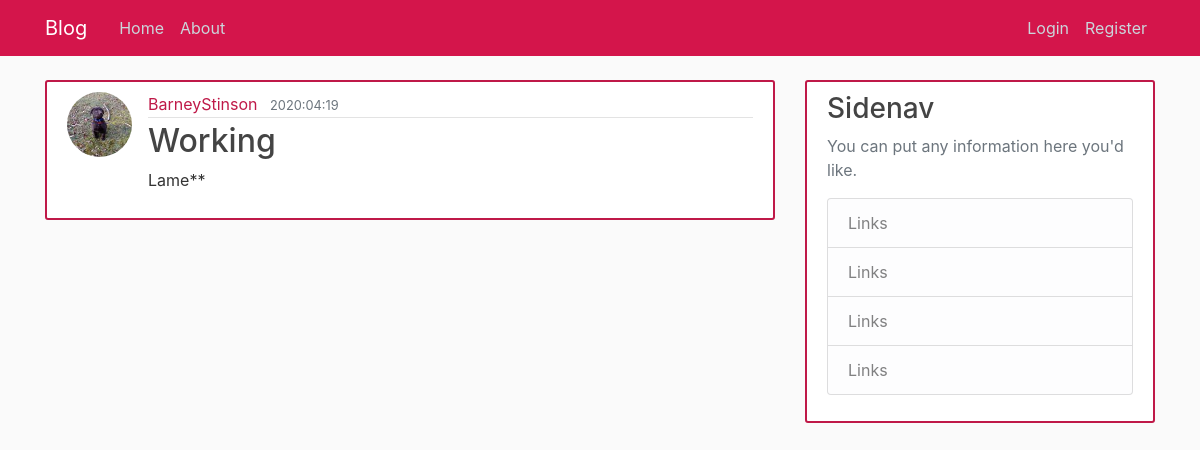
Screenshot of /post/2 with the database file from the repository.
### flaskblog/models.py (models this page shows, shortened)
class User(db.Model, UserMixin):
    id = db.Column(db.Integer, primary_key=True)
    username = db.Column(db.String(20), unique=True, nullable=False)
    email = db.Column(db.String(120), unique=True, nullable=False)
    image_file = db.Column(db.String(20), nullable=False, default='default.jpg')
    password = db.Column(db.String(60), nullable=False)
    posts = db.relationship('Post', backref='author', lazy=True)

class Post(db.Model):
    id = db.Column(db.Integer, primary_key=True)
    title = db.Column(db.String(100), nullable=False)
    date_posted = db.Column(db.DateTime, nullable=False, default=datetime.utcnow)
    content = db.Column(db.Text, nullable=False)
    user_id = db.Column(db.Integer, db.ForeignKey('user.id'), nullable=False)

### flaskblog/posts/routes.py (the view)
@posts.route("/post/<int:post_id>")
def single_post(post_id):
    post = Post.query.get_or_404(post_id)
    return render_template('post.html', title=post.title, post=post)

### flaskblog/templates/post.html (shortened to what this page needs)
{% extends "layout.html" %}
{% block content %}
    <article class="media content-section">
       <img class="rounded-circle article-img"
            src="{{url_for('static', filename='profile_pics/' + post.author.image_file)}}"/>
      <div class="media-body">
        <div class="article-metadata">
          <a class="mr-2" href="{{url_for('users.user_posts',username=post.author.username)}}">{{ post.author.username }}</a>
          <small class="text-muted">{{ post.date_posted.strftime('%Y:%m:%d') }}</small>
        </div>
        <h2>{{ post.title }}</h2>
        <p class="article-content">{{ post.content }}</p>
      </div>
    </article>
{% endblock content %}

### flaskblog/static/main.css (style rules this page uses)
body { background: #fafafa; color: #333333; margin-top: 5rem; }
h1, h2, h3, h4, h5, h6 { color: #444444; }
.content-section { background: #ffffff; padding: 10px 20px; border: 2px solid #bf1948; border-radius: 3px; margin-bottom: 20px; }
.article-content { white-space: pre-line; }
.article-img { height: 65px; width: 65px; margin-right: 16px; }
.article-metadata { padding-bottom: 1px; margin-bottom: 4px; border-bottom: 1px solid #e3e3e3 }
.article-metadata a { color: #bf1948; text-decoration: none; }

### rows the page displays
User: image_file (picture), author.username "BarneyStinson"
Post: date_posted "2020:04:19", title "Working", content "Lame**"
